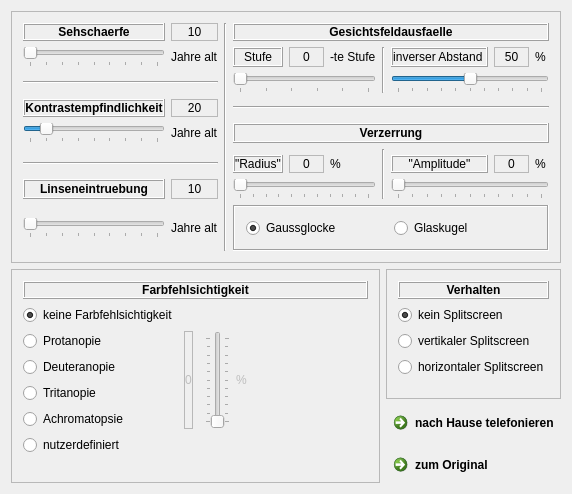
<?xml version="1.0" encoding="UTF-8"?>
<ui version="4.0">
 <class>MainWindow</class>
 <widget class="QMainWindow" name="MainWindow">
  <property name="windowModality">
   <enum>Qt::NonModal</enum>
  </property>
  <property name="geometry">
   <rect>
    <x>0</x>
    <y>0</y>
    <width>572</width>
    <height>494</height>
   </rect>
  </property>
  <property name="sizePolicy">
   <sizepolicy hsizetype="Preferred" vsizetype="Preferred">
    <horstretch>0</horstretch>
    <verstretch>0</verstretch>
   </sizepolicy>
  </property>
  <property name="windowTitle">
   <string>Sehen mit anderer Augen</string>
  </property>
  <property name="layoutDirection">
   <enum>Qt::LeftToRight</enum>
  </property>
  <property name="toolButtonStyle">
   <enum>Qt::ToolButtonIconOnly</enum>
  </property>
  <property name="tabShape">
   <enum>QTabWidget::Rounded</enum>
  </property>
  <widget class="QWidget" name="centralWidget">
   <property name="sizePolicy">
    <sizepolicy hsizetype="Maximum" vsizetype="Maximum">
     <horstretch>0</horstretch>
     <verstretch>0</verstretch>
    </sizepolicy>
   </property>
   <layout class="QGridLayout" name="gridLayout_4">
    <item row="1" column="1" colspan="2">
     <widget class="QFrame" name="frameGeometrischeEinschraenkungen">
      <property name="frameShape">
       <enum>QFrame::StyledPanel</enum>
      </property>
      <property name="frameShadow">
       <enum>QFrame::Raised</enum>
      </property>
      <layout class="QGridLayout" name="gridLayout">
       <item row="1" column="4">
        <widget class="QLabel" name="labelGesichtsfeldausfaelleStufeWert">
         <property name="sizePolicy">
          <sizepolicy hsizetype="Expanding" vsizetype="Expanding">
           <horstretch>0</horstretch>
           <verstretch>0</verstretch>
          </sizepolicy>
         </property>
         <property name="layoutDirection">
          <enum>Qt::LeftToRight</enum>
         </property>
         <property name="autoFillBackground">
          <bool>true</bool>
         </property>
         <property name="frameShape">
          <enum>QFrame::StyledPanel</enum>
         </property>
         <property name="frameShadow">
          <enum>QFrame::Sunken</enum>
         </property>
         <property name="text">
          <string>0</string>
         </property>
         <property name="scaledContents">
          <bool>false</bool>
         </property>
         <property name="alignment">
          <set>Qt::AlignCenter</set>
         </property>
        </widget>
       </item>
       <item row="2" column="0" colspan="2">
        <widget class="Line" name="line_4">
         <property name="orientation">
          <enum>Qt::Horizontal</enum>
         </property>
        </widget>
       </item>
       <item row="3" column="1">
        <widget class="QLabel" name="labelKontrastempfindlichkeitWert">
         <property name="sizePolicy">
          <sizepolicy hsizetype="Expanding" vsizetype="Expanding">
           <horstretch>0</horstretch>
           <verstretch>0</verstretch>
          </sizepolicy>
         </property>
         <property name="layoutDirection">
          <enum>Qt::LeftToRight</enum>
         </property>
         <property name="autoFillBackground">
          <bool>true</bool>
         </property>
         <property name="frameShape">
          <enum>QFrame::StyledPanel</enum>
         </property>
         <property name="frameShadow">
          <enum>QFrame::Sunken</enum>
         </property>
         <property name="text">
          <string>20</string>
         </property>
         <property name="scaledContents">
          <bool>false</bool>
         </property>
         <property name="alignment">
          <set>Qt::AlignCenter</set>
         </property>
        </widget>
       </item>
       <item row="1" column="3">
        <widget class="QLabel" name="labelGesichtsfeldausfaelleStufe">
         <property name="sizePolicy">
          <sizepolicy hsizetype="Expanding" vsizetype="Expanding">
           <horstretch>0</horstretch>
           <verstretch>0</verstretch>
          </sizepolicy>
         </property>
         <property name="frameShape">
          <enum>QFrame::Box</enum>
         </property>
         <property name="frameShadow">
          <enum>QFrame::Raised</enum>
         </property>
         <property name="text">
          <string>Stufe</string>
         </property>
         <property name="alignment">
          <set>Qt::AlignCenter</set>
         </property>
        </widget>
       </item>
       <item row="1" column="9">
        <widget class="QLabel" name="labelGesichtsfeldausfaelleEinheitEinheit">
         <property name="text">
          <string>%</string>
         </property>
        </widget>
       </item>
       <item row="8" column="1">
        <widget class="QLabel" name="labelLinseneintruebungEinheit">
         <property name="text">
          <string>Jahre alt</string>
         </property>
        </widget>
       </item>
       <item row="1" column="1">
        <widget class="QLabel" name="labelSehschaerfeEinheit">
         <property name="text">
          <string>Jahre alt</string>
         </property>
        </widget>
       </item>
       <item row="8" column="3" colspan="7">
        <widget class="QFrame" name="frame">
         <property name="frameShape">
          <enum>QFrame::Box</enum>
         </property>
         <property name="frameShadow">
          <enum>QFrame::Sunken</enum>
         </property>
         <layout class="QGridLayout" name="gridLayout_6">
          <item row="1" column="0">
           <widget class="QRadioButton" name="radioButtonVerzerrungTypGauss">
            <property name="text">
             <string>Gaussglocke</string>
            </property>
            <property name="checked">
             <bool>true</bool>
            </property>
           </widget>
          </item>
          <item row="1" column="1">
           <widget class="QRadioButton" name="radioButtonVerzerrungTypGlaskugel">
            <property name="text">
             <string>Glaskugel</string>
            </property>
           </widget>
          </item>
         </layout>
        </widget>
       </item>
       <item row="6" column="3">
        <widget class="QLabel" name="labelVerzerrungenRadius">
         <property name="sizePolicy">
          <sizepolicy hsizetype="Expanding" vsizetype="Expanding">
           <horstretch>0</horstretch>
           <verstretch>0</verstretch>
          </sizepolicy>
         </property>
         <property name="frameShape">
          <enum>QFrame::Box</enum>
         </property>
         <property name="frameShadow">
          <enum>QFrame::Raised</enum>
         </property>
         <property name="text">
          <string>&quot;Radius&quot;</string>
         </property>
         <property name="alignment">
          <set>Qt::AlignCenter</set>
         </property>
        </widget>
       </item>
       <item row="0" column="1">
        <widget class="QLabel" name="labelSehschaerfeWert">
         <property name="sizePolicy">
          <sizepolicy hsizetype="Expanding" vsizetype="Expanding">
           <horstretch>0</horstretch>
           <verstretch>0</verstretch>
          </sizepolicy>
         </property>
         <property name="layoutDirection">
          <enum>Qt::LeftToRight</enum>
         </property>
         <property name="autoFillBackground">
          <bool>true</bool>
         </property>
         <property name="frameShape">
          <enum>QFrame::StyledPanel</enum>
         </property>
         <property name="frameShadow">
          <enum>QFrame::Sunken</enum>
         </property>
         <property name="text">
          <string>10</string>
         </property>
         <property name="scaledContents">
          <bool>false</bool>
         </property>
         <property name="alignment">
          <set>Qt::AlignCenter</set>
         </property>
        </widget>
       </item>
       <item row="1" column="6" rowspan="2">
        <widget class="Line" name="line_3">
         <property name="orientation">
          <enum>Qt::Vertical</enum>
         </property>
        </widget>
       </item>
       <item row="8" column="0">
        <widget class="QSlider" name="horizontalSliderLinseneintruebung">
         <property name="toolTip">
          <string>&quot;Im Alter verändern sich die&lt;br&gt; Absorptionseigenschaften der Linse (&lt;b&gt;Linseneintrübung&lt;/b&gt;), der Transmissionsgrad des Auges verringert sich. Bilder erscheinen gräulicher, gelblicher.&quot;</string>
         </property>
         <property name="minimum">
          <number>10</number>
         </property>
         <property name="maximum">
          <number>90</number>
         </property>
         <property name="orientation">
          <enum>Qt::Horizontal</enum>
         </property>
         <property name="tickPosition">
          <enum>QSlider::TicksBelow</enum>
         </property>
         <property name="tickInterval">
          <number>10</number>
         </property>
        </widget>
       </item>
       <item row="7" column="3" colspan="3">
        <widget class="QSlider" name="horizontalSliderVerzerrungenRadius">
         <property name="maximum">
          <number>100</number>
         </property>
         <property name="orientation">
          <enum>Qt::Horizontal</enum>
         </property>
         <property name="tickPosition">
          <enum>QSlider::TicksBelow</enum>
         </property>
         <property name="tickInterval">
          <number>10</number>
         </property>
        </widget>
       </item>
       <item row="7" column="0">
        <widget class="QLabel" name="labelLinseneintruebung">
         <property name="font">
          <font>
           <weight>75</weight>
           <bold>true</bold>
           <underline>false</underline>
           <strikeout>false</strikeout>
          </font>
         </property>
         <property name="frameShape">
          <enum>QFrame::Box</enum>
         </property>
         <property name="frameShadow">
          <enum>QFrame::Raised</enum>
         </property>
         <property name="text">
          <string>Linseneintruebung</string>
         </property>
         <property name="alignment">
          <set>Qt::AlignCenter</set>
         </property>
        </widget>
       </item>
       <item row="2" column="7" colspan="3">
        <widget class="QSlider" name="horizontalSliderGesichtsfeldausfaelleGroesse">
         <property name="maximum">
          <number>100</number>
         </property>
         <property name="value">
          <number>50</number>
         </property>
         <property name="orientation">
          <enum>Qt::Horizontal</enum>
         </property>
         <property name="tickPosition">
          <enum>QSlider::TicksBelow</enum>
         </property>
         <property name="tickInterval">
          <number>10</number>
         </property>
        </widget>
       </item>
       <item row="6" column="8">
        <widget class="QLabel" name="labelVerzerrungenAmplitudeWert">
         <property name="sizePolicy">
          <sizepolicy hsizetype="Expanding" vsizetype="Expanding">
           <horstretch>0</horstretch>
           <verstretch>0</verstretch>
          </sizepolicy>
         </property>
         <property name="layoutDirection">
          <enum>Qt::LeftToRight</enum>
         </property>
         <property name="autoFillBackground">
          <bool>true</bool>
         </property>
         <property name="frameShape">
          <enum>QFrame::StyledPanel</enum>
         </property>
         <property name="frameShadow">
          <enum>QFrame::Sunken</enum>
         </property>
         <property name="text">
          <string>0</string>
         </property>
         <property name="scaledContents">
          <bool>false</bool>
         </property>
         <property name="alignment">
          <set>Qt::AlignCenter</set>
         </property>
        </widget>
       </item>
       <item row="2" column="3" colspan="3">
        <widget class="QSlider" name="horizontalSliderGesichtsfeldausfaelleStufe">
         <property name="toolTip">
          <string>&quot;&lt;b&gt;Gesichtsfeldausfälle&lt;/b&gt; sind&lt;br&gt; Einschränkungen des Gesichtsfeldes. Als Beispiel für Gesichtsfeldausfälle sind die fünf Statien des Glaukoms simulierbar. &quot;</string>
         </property>
         <property name="maximum">
          <number>5</number>
         </property>
         <property name="pageStep">
          <number>1</number>
         </property>
         <property name="orientation">
          <enum>Qt::Horizontal</enum>
         </property>
         <property name="tickPosition">
          <enum>QSlider::TicksBelow</enum>
         </property>
         <property name="tickInterval">
          <number>0</number>
         </property>
        </widget>
       </item>
       <item row="1" column="0">
        <widget class="QSlider" name="horizontalSliderSehschaerfe">
         <property name="toolTip">
          <string>&quot;Im Alter nachlassende &lt;b&gt;Sehschärfe&lt;/b&gt; führt zu unscharfen Abbildungen.&lt;br&gt; Sie wird durch Visus und Dioptrien bestimmt.&lt;br&gt; Zumeist wird mittels Brille oder Laseroperation die Sehschärfe wieder hergestellt.&quot;</string>
         </property>
         <property name="minimum">
          <number>10</number>
         </property>
         <property name="maximum">
          <number>90</number>
         </property>
         <property name="orientation">
          <enum>Qt::Horizontal</enum>
         </property>
         <property name="tickPosition">
          <enum>QSlider::TicksBelow</enum>
         </property>
         <property name="tickInterval">
          <number>10</number>
         </property>
        </widget>
       </item>
       <item row="4" column="1">
        <widget class="QLabel" name="labelKontrastempfindlichkeitEinheit">
         <property name="text">
          <string>Jahre alt</string>
         </property>
        </widget>
       </item>
       <item row="0" column="2" rowspan="9">
        <widget class="Line" name="line">
         <property name="orientation">
          <enum>Qt::Vertical</enum>
         </property>
        </widget>
       </item>
       <item row="1" column="8">
        <widget class="QLabel" name="labelGesichtsfeldausfaelleGroesseWert">
         <property name="sizePolicy">
          <sizepolicy hsizetype="Expanding" vsizetype="Expanding">
           <horstretch>0</horstretch>
           <verstretch>0</verstretch>
          </sizepolicy>
         </property>
         <property name="layoutDirection">
          <enum>Qt::LeftToRight</enum>
         </property>
         <property name="autoFillBackground">
          <bool>true</bool>
         </property>
         <property name="frameShape">
          <enum>QFrame::StyledPanel</enum>
         </property>
         <property name="frameShadow">
          <enum>QFrame::Sunken</enum>
         </property>
         <property name="text">
          <string>50</string>
         </property>
         <property name="scaledContents">
          <bool>false</bool>
         </property>
         <property name="alignment">
          <set>Qt::AlignCenter</set>
         </property>
        </widget>
       </item>
       <item row="0" column="0">
        <widget class="QLabel" name="labelSehschaerfe">
         <property name="font">
          <font>
           <weight>75</weight>
           <bold>true</bold>
           <underline>false</underline>
           <strikeout>false</strikeout>
          </font>
         </property>
         <property name="frameShape">
          <enum>QFrame::Box</enum>
         </property>
         <property name="frameShadow">
          <enum>QFrame::Raised</enum>
         </property>
         <property name="text">
          <string>Sehschaerfe</string>
         </property>
         <property name="alignment">
          <set>Qt::AlignCenter</set>
         </property>
        </widget>
       </item>
       <item row="4" column="0">
        <widget class="QSlider" name="horizontalSliderKontrastempfindlichkeit">
         <property name="toolTip">
          <string>Mit zunehmendem Alter sinkt die &lt;b&gt;Kontrastempfindlichkeit&lt;/b&gt;.&lt;br&gt; Bilder werden dunkler und matter wahrgenommen.&quot;</string>
         </property>
         <property name="minimum">
          <number>10</number>
         </property>
         <property name="maximum">
          <number>90</number>
         </property>
         <property name="value">
          <number>20</number>
         </property>
         <property name="sliderPosition">
          <number>20</number>
         </property>
         <property name="orientation">
          <enum>Qt::Horizontal</enum>
         </property>
         <property name="tickPosition">
          <enum>QSlider::TicksBelow</enum>
         </property>
         <property name="tickInterval">
          <number>10</number>
         </property>
        </widget>
       </item>
       <item row="3" column="3" colspan="7">
        <widget class="Line" name="line_6">
         <property name="orientation">
          <enum>Qt::Horizontal</enum>
         </property>
        </widget>
       </item>
       <item row="7" column="1">
        <widget class="QLabel" name="labelLinseneintruebungWert">
         <property name="sizePolicy">
          <sizepolicy hsizetype="Expanding" vsizetype="Expanding">
           <horstretch>0</horstretch>
           <verstretch>0</verstretch>
          </sizepolicy>
         </property>
         <property name="layoutDirection">
          <enum>Qt::LeftToRight</enum>
         </property>
         <property name="autoFillBackground">
          <bool>true</bool>
         </property>
         <property name="frameShape">
          <enum>QFrame::StyledPanel</enum>
         </property>
         <property name="frameShadow">
          <enum>QFrame::Sunken</enum>
         </property>
         <property name="text">
          <string>10</string>
         </property>
         <property name="scaledContents">
          <bool>false</bool>
         </property>
         <property name="alignment">
          <set>Qt::AlignCenter</set>
         </property>
        </widget>
       </item>
       <item row="5" column="6" rowspan="3">
        <widget class="Line" name="line_2">
         <property name="orientation">
          <enum>Qt::Vertical</enum>
         </property>
        </widget>
       </item>
       <item row="3" column="0">
        <widget class="QLabel" name="labelKontrastempfindlichkeit">
         <property name="font">
          <font>
           <weight>75</weight>
           <bold>true</bold>
           <underline>false</underline>
           <strikeout>false</strikeout>
          </font>
         </property>
         <property name="frameShape">
          <enum>QFrame::Box</enum>
         </property>
         <property name="frameShadow">
          <enum>QFrame::Raised</enum>
         </property>
         <property name="text">
          <string>Kontrastempfindlichkeit</string>
         </property>
         <property name="alignment">
          <set>Qt::AlignCenter</set>
         </property>
        </widget>
       </item>
       <item row="6" column="4">
        <widget class="QLabel" name="labelVerzerrungenRadiusWert">
         <property name="sizePolicy">
          <sizepolicy hsizetype="Expanding" vsizetype="Expanding">
           <horstretch>0</horstretch>
           <verstretch>0</verstretch>
          </sizepolicy>
         </property>
         <property name="layoutDirection">
          <enum>Qt::LeftToRight</enum>
         </property>
         <property name="autoFillBackground">
          <bool>true</bool>
         </property>
         <property name="frameShape">
          <enum>QFrame::StyledPanel</enum>
         </property>
         <property name="frameShadow">
          <enum>QFrame::Sunken</enum>
         </property>
         <property name="text">
          <string>0</string>
         </property>
         <property name="scaledContents">
          <bool>false</bool>
         </property>
         <property name="alignment">
          <set>Qt::AlignCenter</set>
         </property>
        </widget>
       </item>
       <item row="1" column="5">
        <widget class="QLabel" name="labelGesichtsfeldausfaelleStufeEinheit">
         <property name="text">
          <string>-te Stufe</string>
         </property>
        </widget>
       </item>
       <item row="1" column="7">
        <widget class="QLabel" name="labelGesichtsfeldausfaelleGroesse">
         <property name="sizePolicy">
          <sizepolicy hsizetype="Expanding" vsizetype="Expanding">
           <horstretch>0</horstretch>
           <verstretch>0</verstretch>
          </sizepolicy>
         </property>
         <property name="frameShape">
          <enum>QFrame::Box</enum>
         </property>
         <property name="frameShadow">
          <enum>QFrame::Raised</enum>
         </property>
         <property name="text">
          <string>inverser Abstand </string>
         </property>
         <property name="alignment">
          <set>Qt::AlignCenter</set>
         </property>
        </widget>
       </item>
       <item row="4" column="3" colspan="7">
        <widget class="QLabel" name="labelVerzerrungen">
         <property name="font">
          <font>
           <weight>75</weight>
           <bold>true</bold>
           <underline>false</underline>
           <strikeout>false</strikeout>
          </font>
         </property>
         <property name="frameShape">
          <enum>QFrame::Box</enum>
         </property>
         <property name="frameShadow">
          <enum>QFrame::Raised</enum>
         </property>
         <property name="text">
          <string>Verzerrung</string>
         </property>
         <property name="alignment">
          <set>Qt::AlignCenter</set>
         </property>
        </widget>
       </item>
       <item row="0" column="3" colspan="7">
        <widget class="QLabel" name="labelGesichtsfeldausfaelle">
         <property name="font">
          <font>
           <weight>75</weight>
           <bold>true</bold>
           <underline>false</underline>
           <strikeout>false</strikeout>
          </font>
         </property>
         <property name="frameShape">
          <enum>QFrame::Box</enum>
         </property>
         <property name="frameShadow">
          <enum>QFrame::Raised</enum>
         </property>
         <property name="text">
          <string>Gesichtsfeldausfaelle</string>
         </property>
         <property name="alignment">
          <set>Qt::AlignCenter</set>
         </property>
        </widget>
       </item>
       <item row="7" column="7" colspan="3">
        <widget class="QSlider" name="horizontalSliderVerzerrungenAmplitude">
         <property name="maximum">
          <number>100</number>
         </property>
         <property name="orientation">
          <enum>Qt::Horizontal</enum>
         </property>
         <property name="tickPosition">
          <enum>QSlider::TicksBelow</enum>
         </property>
         <property name="tickInterval">
          <number>10</number>
         </property>
        </widget>
       </item>
       <item row="6" column="7">
        <widget class="QLabel" name="labelVerzerrungenAmplitude">
         <property name="sizePolicy">
          <sizepolicy hsizetype="Expanding" vsizetype="Expanding">
           <horstretch>0</horstretch>
           <verstretch>0</verstretch>
          </sizepolicy>
         </property>
         <property name="frameShape">
          <enum>QFrame::Box</enum>
         </property>
         <property name="frameShadow">
          <enum>QFrame::Raised</enum>
         </property>
         <property name="text">
          <string>&quot;Amplitude&quot;</string>
         </property>
         <property name="alignment">
          <set>Qt::AlignCenter</set>
         </property>
        </widget>
       </item>
       <item row="6" column="5">
        <widget class="QLabel" name="labelVerzerrungenRadiusEinheit">
         <property name="text">
          <string>%</string>
         </property>
        </widget>
       </item>
       <item row="6" column="9">
        <widget class="QLabel" name="labelVerzerrungenAmplitudeEinheit">
         <property name="text">
          <string>% </string>
         </property>
        </widget>
       </item>
       <item row="6" column="0" colspan="2">
        <widget class="Line" name="line_5">
         <property name="orientation">
          <enum>Qt::Horizontal</enum>
         </property>
        </widget>
       </item>
      </layout>
     </widget>
    </item>
    <item row="2" column="2">
     <widget class="QFrame" name="frameVerhalten">
      <property name="frameShape">
       <enum>QFrame::StyledPanel</enum>
      </property>
      <property name="frameShadow">
       <enum>QFrame::Raised</enum>
      </property>
      <layout class="QGridLayout" name="gridLayout_3">
       <item row="3" column="1">
        <widget class="QRadioButton" name="radioButtonVertikalerSplitScreen">
         <property name="text">
          <string>vertikaler Splitscreen</string>
         </property>
         <property name="checked">
          <bool>false</bool>
         </property>
        </widget>
       </item>
       <item row="6" column="1">
        <spacer name="verticalSpacer_2">
         <property name="orientation">
          <enum>Qt::Vertical</enum>
         </property>
         <property name="sizeHint" stdset="0">
          <size>
           <width>20</width>
           <height>40</height>
          </size>
         </property>
        </spacer>
       </item>
       <item row="5" column="1">
        <widget class="QRadioButton" name="radioButtonHorizontalerSplitScreen">
         <property name="text">
          <string>horizontaler Splitscreen</string>
         </property>
         <property name="checked">
          <bool>false</bool>
         </property>
        </widget>
       </item>
       <item row="0" column="1">
        <widget class="QLabel" name="labelVerhalten">
         <property name="font">
          <font>
           <weight>75</weight>
           <bold>true</bold>
           <underline>false</underline>
           <strikeout>false</strikeout>
          </font>
         </property>
         <property name="frameShape">
          <enum>QFrame::Box</enum>
         </property>
         <property name="frameShadow">
          <enum>QFrame::Raised</enum>
         </property>
         <property name="text">
          <string>Verhalten</string>
         </property>
         <property name="alignment">
          <set>Qt::AlignCenter</set>
         </property>
        </widget>
       </item>
       <item row="2" column="1">
        <widget class="QRadioButton" name="radioButtonKeinSplitscreen">
         <property name="enabled">
          <bool>true</bool>
         </property>
         <property name="text">
          <string>kein Splitscreen</string>
         </property>
         <property name="checked">
          <bool>true</bool>
         </property>
        </widget>
       </item>
      </layout>
     </widget>
    </item>
    <item row="3" column="2">
     <widget class="QCommandLinkButton" name="commandLinkButton">
      <property name="text">
       <string>nach Hause telefonieren</string>
      </property>
     </widget>
    </item>
    <item row="4" column="2">
     <widget class="QCommandLinkButton" name="commandLinkButton_2">
      <property name="text">
       <string>zum Original</string>
      </property>
     </widget>
    </item>
    <item row="2" column="1" rowspan="3">
     <widget class="QFrame" name="frameFarbfehlsichtigkeit">
      <property name="frameShape">
       <enum>QFrame::StyledPanel</enum>
      </property>
      <property name="frameShadow">
       <enum>QFrame::Raised</enum>
      </property>
      <layout class="QGridLayout" name="gridLayout_2">
       <item row="2" column="4" rowspan="4">
        <widget class="QLabel" name="labelFarbfehlsichtigkeitProzentZeichen">
         <property name="enabled">
          <bool>false</bool>
         </property>
         <property name="sizePolicy">
          <sizepolicy hsizetype="Preferred" vsizetype="Preferred">
           <horstretch>0</horstretch>
           <verstretch>0</verstretch>
          </sizepolicy>
         </property>
         <property name="frameShape">
          <enum>QFrame::NoFrame</enum>
         </property>
         <property name="frameShadow">
          <enum>QFrame::Sunken</enum>
         </property>
         <property name="text">
          <string>%</string>
         </property>
         <property name="alignment">
          <set>Qt::AlignCenter</set>
         </property>
        </widget>
       </item>
       <item row="4" column="0">
        <widget class="QRadioButton" name="radioButtonFarbfehlsichtigkeitTypTritanopie">
         <property name="toolTip">
          <string>&quot;&lt;b&gt;Tritanopie&lt;/b&gt;&lt;br&gt;Fehlen der L-Zapfen.&lt;br&gt; Umgangssprachlich Blau-Gelb-Blindheit, beschränkt Farbsehen auf rot-blaue Farbeindrücke. Als abgeschwächte Form: Tritanomalie.&quot;</string>
         </property>
         <property name="text">
          <string>Tritanopie</string>
         </property>
        </widget>
       </item>
       <item row="8" column="0">
        <spacer name="verticalSpacer_4">
         <property name="orientation">
          <enum>Qt::Vertical</enum>
         </property>
         <property name="sizeHint" stdset="0">
          <size>
           <width>20</width>
           <height>40</height>
          </size>
         </property>
        </spacer>
       </item>
       <item row="3" column="0">
        <widget class="QRadioButton" name="radioButtonFarbfehlsichtigkeitTypDeuteranopie">
         <property name="toolTip">
          <string>&quot;&lt;b&gt;Deuteranopie&lt;/b&gt;&lt;br&gt;Fehlen der M-Zapfen.&lt;br&gt; Umgangssprachlich Grünblindheit, beschränkt Farbsehen auf gelb-blaue Farbeindrücke. Als abgeschwächte Form: Deuteranomalie.&quot;</string>
         </property>
         <property name="text">
          <string>Deuteranopie</string>
         </property>
        </widget>
       </item>
       <item row="2" column="0">
        <widget class="QRadioButton" name="radioButtonFarbfehlsichtigkeitTypProtanopie">
         <property name="toolTip">
          <string>&quot;&lt;b&gt;Protanopie&lt;/b&gt;&lt;br&gt;Fehlen der S-Zapfen.&lt;br&gt; Umgangssprachlich Rotblindheit, beschränkt Farbsehen auf gelb-blaue Farbeindrücke. Als abgeschwächte Form: Protanomalie.&quot;</string>
         </property>
         <property name="text">
          <string>Protanopie</string>
         </property>
        </widget>
       </item>
       <item row="5" column="0">
        <widget class="QRadioButton" name="radioButtonFarbfehlsichtigkeitTypAchromatopsie">
         <property name="toolTip">
          <string>&quot;&lt;b&gt;Achromatopsie&lt;/b&gt;&lt;br&gt;Fehlen zweier oder aller drei Zapfentypen. Es können keine Farben sondern nur Hell-Dunkel-Kontraste wahrgenommen werden.&quot;</string>
         </property>
         <property name="text">
          <string>Achromatopsie</string>
         </property>
        </widget>
       </item>
       <item row="6" column="0">
        <widget class="QRadioButton" name="radioButtonFarbfehlsichtigkeitTypNutzerdefiniert">
         <property name="toolTip">
          <string/>
         </property>
         <property name="text">
          <string>nutzerdefiniert</string>
         </property>
        </widget>
       </item>
       <item row="1" column="5" rowspan="6">
        <widget class="Matrix3x3ViewCtrlWdgt" name="matrix3x3ViewCtrlWdgt" native="true">
         <property name="enabled">
          <bool>true</bool>
         </property>
        </widget>
       </item>
       <item row="1" column="0">
        <widget class="QRadioButton" name="radioButtonFarbfehlsichtigkeitTypKeine">
         <property name="text">
          <string>keine Farbfehlsichtigkeit</string>
         </property>
         <property name="checked">
          <bool>true</bool>
         </property>
        </widget>
       </item>
       <item row="2" column="3" rowspan="4">
        <widget class="QSlider" name="verticalSliderFarbfehlsichtigkeitAmplitude">
         <property name="enabled">
          <bool>false</bool>
         </property>
         <property name="sizePolicy">
          <sizepolicy hsizetype="Maximum" vsizetype="Expanding">
           <horstretch>0</horstretch>
           <verstretch>0</verstretch>
          </sizepolicy>
         </property>
         <property name="toolTip">
          <string>&lt;html&gt;&lt;head/&gt;&lt;body&gt;&lt;p&gt;&amp;quot;Mit diesem Schieberegler&lt;br/&gt;kann die Stärke der Farbfehlsichtigkeit gewählt werden. 100% entsprechen der jeweiligen Farbblindheit, Werte darunter entsprechen Anomalien.&amp;quot;&lt;/p&gt;&lt;/body&gt;&lt;/html&gt;</string>
         </property>
         <property name="layoutDirection">
          <enum>Qt::LeftToRight</enum>
         </property>
         <property name="maximum">
          <number>100</number>
         </property>
         <property name="orientation">
          <enum>Qt::Vertical</enum>
         </property>
         <property name="invertedAppearance">
          <bool>false</bool>
         </property>
         <property name="invertedControls">
          <bool>false</bool>
         </property>
         <property name="tickPosition">
          <enum>QSlider::TicksBothSides</enum>
         </property>
        </widget>
       </item>
       <item row="8" column="3">
        <spacer name="verticalSpacer">
         <property name="orientation">
          <enum>Qt::Vertical</enum>
         </property>
         <property name="sizeHint" stdset="0">
          <size>
           <width>20</width>
           <height>40</height>
          </size>
         </property>
        </spacer>
       </item>
       <item row="1" column="6">
        <spacer name="horizontalSpacer">
         <property name="orientation">
          <enum>Qt::Horizontal</enum>
         </property>
         <property name="sizeHint" stdset="0">
          <size>
           <width>40</width>
           <height>20</height>
          </size>
         </property>
        </spacer>
       </item>
       <item row="0" column="0" colspan="7">
        <widget class="QLabel" name="labelFarbfehlsichtigkeit">
         <property name="font">
          <font>
           <weight>75</weight>
           <bold>true</bold>
           <underline>false</underline>
           <strikeout>false</strikeout>
          </font>
         </property>
         <property name="frameShape">
          <enum>QFrame::Box</enum>
         </property>
         <property name="frameShadow">
          <enum>QFrame::Raised</enum>
         </property>
         <property name="text">
          <string>Farbfehlsichtigkeit</string>
         </property>
         <property name="alignment">
          <set>Qt::AlignCenter</set>
         </property>
        </widget>
       </item>
       <item row="2" column="1" rowspan="4">
        <widget class="QLabel" name="labelFarbfehlsichtigkeitWert">
         <property name="enabled">
          <bool>false</bool>
         </property>
         <property name="sizePolicy">
          <sizepolicy hsizetype="Preferred" vsizetype="Preferred">
           <horstretch>0</horstretch>
           <verstretch>0</verstretch>
          </sizepolicy>
         </property>
         <property name="layoutDirection">
          <enum>Qt::LeftToRight</enum>
         </property>
         <property name="autoFillBackground">
          <bool>false</bool>
         </property>
         <property name="frameShape">
          <enum>QFrame::StyledPanel</enum>
         </property>
         <property name="frameShadow">
          <enum>QFrame::Sunken</enum>
         </property>
         <property name="text">
          <string>0</string>
         </property>
         <property name="alignment">
          <set>Qt::AlignCenter</set>
         </property>
        </widget>
       </item>
      </layout>
     </widget>
    </item>
   </layout>
  </widget>
 </widget>
 <layoutdefault spacing="6" margin="11"/>
 <customwidgets>
  <customwidget>
   <class>Matrix3x3ViewCtrlWdgt</class>
   <extends>QWidget</extends>
   <header>matrix3x3viewctrlwdgt.h</header>
   <container>1</container>
  </customwidget>
 </customwidgets>
 <tabstops>
  <tabstop>radioButtonKeinSplitscreen</tabstop>
  <tabstop>radioButtonVertikalerSplitScreen</tabstop>
  <tabstop>radioButtonHorizontalerSplitScreen</tabstop>
  <tabstop>radioButtonFarbfehlsichtigkeitTypKeine</tabstop>
  <tabstop>radioButtonFarbfehlsichtigkeitTypProtanopie</tabstop>
  <tabstop>radioButtonFarbfehlsichtigkeitTypDeuteranopie</tabstop>
  <tabstop>radioButtonFarbfehlsichtigkeitTypTritanopie</tabstop>
  <tabstop>radioButtonFarbfehlsichtigkeitTypAchromatopsie</tabstop>
  <tabstop>radioButtonFarbfehlsichtigkeitTypNutzerdefiniert</tabstop>
  <tabstop>verticalSliderFarbfehlsichtigkeitAmplitude</tabstop>
  <tabstop>horizontalSliderSehschaerfe</tabstop>
  <tabstop>horizontalSliderKontrastempfindlichkeit</tabstop>
  <tabstop>horizontalSliderLinseneintruebung</tabstop>
  <tabstop>horizontalSliderGesichtsfeldausfaelleStufe</tabstop>
  <tabstop>horizontalSliderGesichtsfeldausfaelleGroesse</tabstop>
  <tabstop>horizontalSliderVerzerrungenRadius</tabstop>
  <tabstop>horizontalSliderVerzerrungenAmplitude</tabstop>
  <tabstop>radioButtonVerzerrungTypGauss</tabstop>
  <tabstop>radioButtonVerzerrungTypGlaskugel</tabstop>
 </tabstops>
 <resources/>
 <connections/>
</ui>
